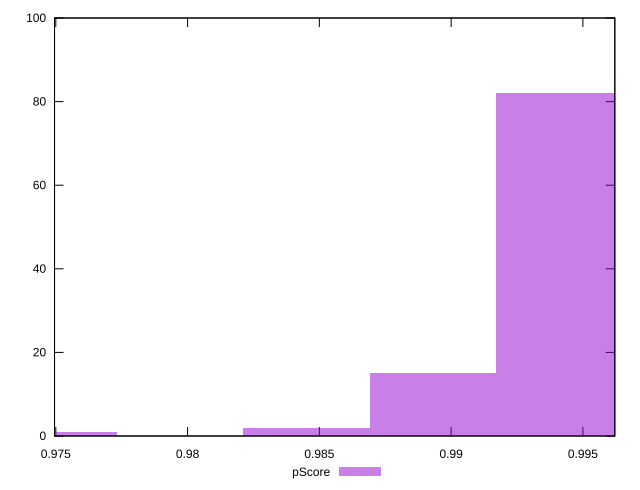

Reproduce this figure in gnuplot.
reset

$pScore <<EOF
0.9941139142963524 82
0.9893114316185923 15
0.9749039835853117 1
0.9845089489408321 2
EOF

set key outside below
set boxwidth 0.0048024826777601564
set xrange [0.974951707034809:0.9962113647861295]
set yrange [0:100]
set trange [0:100]
set style fill transparent solid 0.5 noborder
set terminal svg size 640, 490 enhanced background rgb 'white'
set output "report_00023_2021-02-20T12:14:57.249Z/max-potential-fid/samples/pages+cached+noadtech/pScore/histogram.svg"

plot $pScore title "pScore" with boxes

reset
